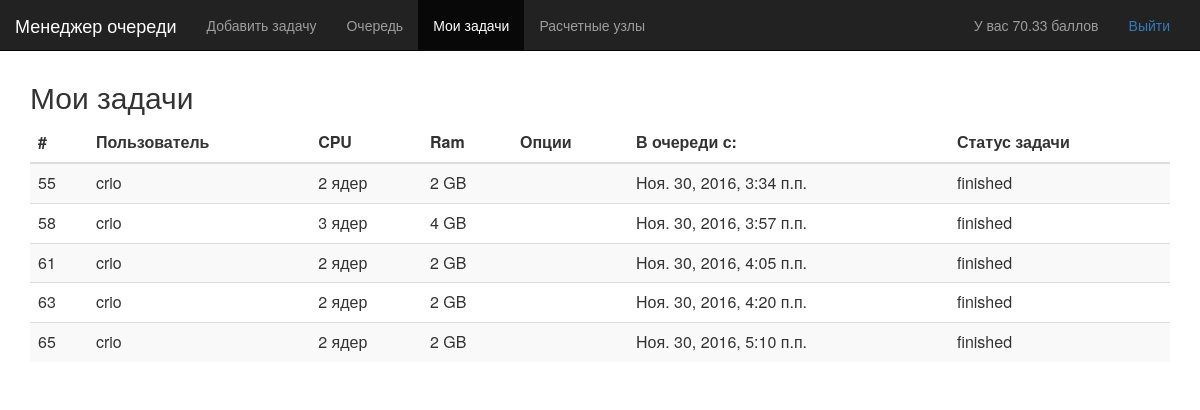
Page /interface/my_tasks/ (signed in) on the earlier database version.
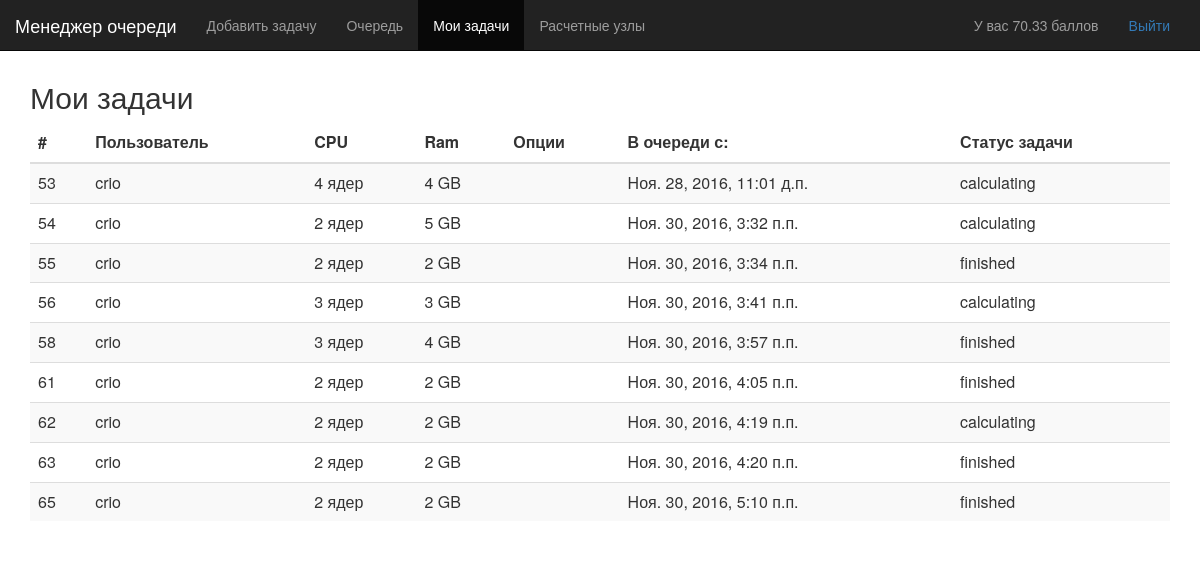
Same page on the later database version.
### interface/models.py (models this page shows, shortened)
class UserProfile(models.Model):
    user_id = models.OneToOneField(User)
    score = models.IntegerField(default=100)
    launch_score = models.IntegerField(default=0)

class Task(models.Model):
    user_id = models.ForeignKey(User, on_delete=models.CASCADE)
    path = models.CharField(max_length=200)
    options = models.TextField(max_length=255,default='{}')
    cpu = models.IntegerField(default=1)
    ram = models.IntegerField(default=0)
    status = models.CharField(max_length=30,default='in queue')
    date = models.DateTimeField('published date',default=timezone.now())
    prime = models.BooleanField(default=False)
    moretime = models.BooleanField(default=False)
    defnode = models.BooleanField(default=False)
    node_id = models.IntegerField(default=-1)

### interface/views.py (the view)
# urls.py: url(r'interface/my_tasks/$',views.my_tasks, name='my_tasks'),
@login_required
def my_tasks(request):
    profile = UserProfile.objects.get(user_id=request.user.id)
    task_list = Task.objects.filter(user_id__exact=request.user.id)
    context = {'profile': profile,'task_list': task_list}
    return render(request,'interface/my_tasks.html',context)

### interface/templates/interface/my_tasks.html (shortened to what this page needs)
﻿{% load staticfiles %}
<!DOCTYPE html>
<html lang="ru">
  <head>
   <link link rel="stylesheet" href="{% static 'css/bootstrap.min.css' %}">
 </head>
 <body>
     <div class="navbar navbar-inverse navbar-fixed-top" role="navigation">
      <div class="container-fluid">
        <div class="navbar-header">
          <a class="navbar-brand" href="../">Менеджер очереди</a>
        </div>
        <div class="collapse navbar-collapse">
          <ul class="nav navbar-nav">
            <li><a href="/interface/add_task/">Добавить задачу</a></li>
            <li><a href="../">Очередь</a></li>
            <li class="active"><a href="#">Мои задачи</a></li>
            <li><a href="/interface/nodes_info">Расчетные узлы</a></li>
          </ul>
		    <div class="navbar-text pull-right"><a href="../interface/logout/">Выйти</a></div>
			<div class="navbar-text pull-right">У вас {{profile.score|floatformat:2}} баллов</div>
        </div>
      </div>
    </div>
<div class="container" style="padding-top: 40px;">
	<h2 class="sub-header">Мои задачи</h2>
          <div class="table-responsive">
            <table class="table table-striped">
              <thead>
                <tr>
                  <th>#</th>
                  <th>Пользователь</th>
                  <th>CPU</th>
                  <th>Ram</th>
                  <th>Опции</th>
				  <th>В очереди с:</th>
				  <th>Статус задачи</th>
                </tr>
              </thead>
			  <tbody>
				{% if task_list %}
					{% for task in task_list %}
					<tr>
						<td>{{ task.id }}</td>
						<td>{{ task.user_id.username }}</td>
						<td>{{ task.cpu }} ядер</td>
						<td>{{ task.ram }} GB</td>
						<td>{% if task.prime %}prime, {% endif %}
							</td>
						<td>{{ task.date }}</td>
						<td>{{ task.status }}</td>
					</tr>
					{% endfor %}
				{% else %}
					<div class="alert alert-info">В очереди сейчас нет заданий</div>
				{% endif %}
</div>
</body>
</html>

Differences in the rows shown:
added Task: id "53", user_id.username "crio", cpu "4", ram "4", date "Ноя. 28, 2016, 11:01 д.п.", status "calculating"
added Task: id "54", user_id.username "crio", cpu "2", ram "5", date "Ноя. 30, 2016, 3:32 п.п.", status "calculating"
added Task: id "56", user_id.username "crio", cpu "3", ram "3", date "Ноя. 30, 2016, 3:41 п.п.", status "calculating"
added Task: id "62", user_id.username "crio", cpu "2", ram "2", date "Ноя. 30, 2016, 4:19 п.п.", status "calculating"
